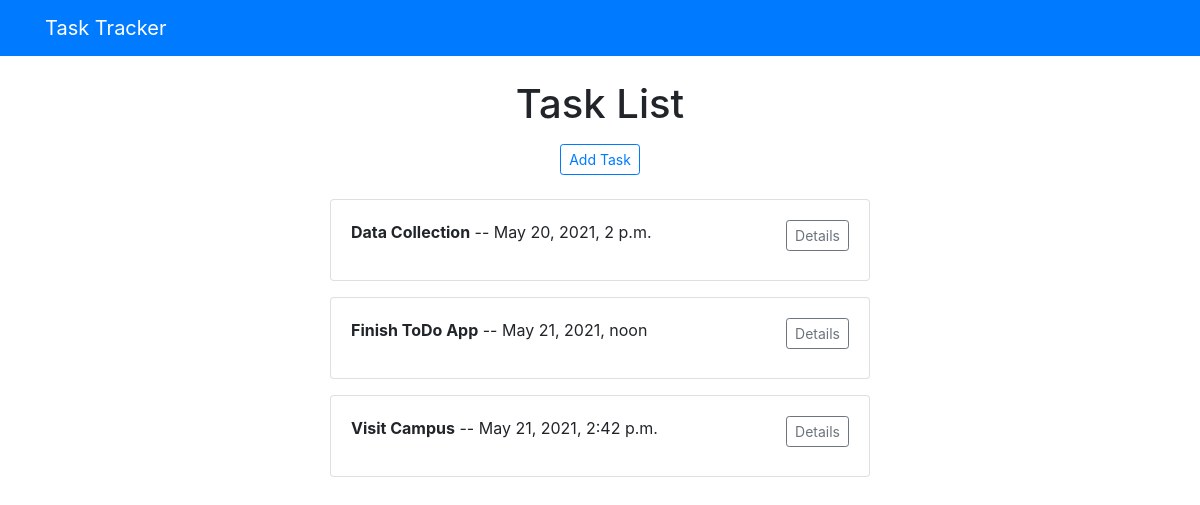
The app's page /, older data.
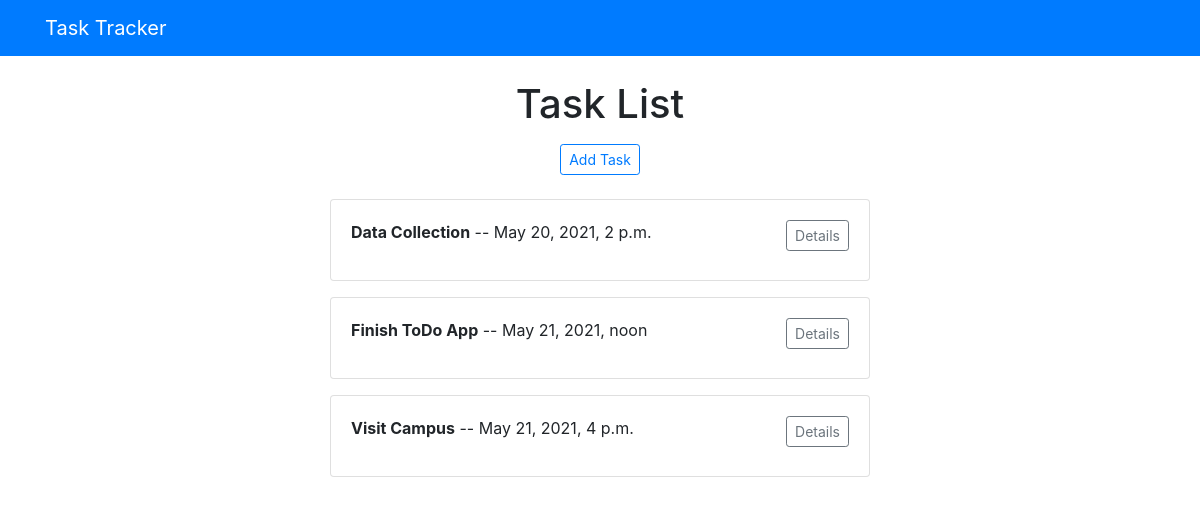
The same page, newer data.
### todos/models.py (models this page shows, shortened)
class Todo(models.Model):
    title = models.CharField('Title', max_length=200)
    text = models.TextField('Description')
    created_at = models.DateTimeField(auto_now_add=True, blank=False)
    todo_time = models.DateTimeField('Assign Time', default=datetime.now, blank=False)

### todos/views.py (the view)
# urls.py: path('', views.index, name='index'),
def index(request):
    todos_list = Todo.objects.all()
    context = {
        'todos': todos_list
    }
    return render(request, 'index.html', context)

### templates/index.html
{% extends 'partials/header.html' %}
{% block content %}
<div class="col-md-12 text-center">
    <h1 class='text-center mb-3'>Task List</h1>
    <a href="/todos/add/" class="btn btn-outline-primary btn-sm">
        Add Task
    </a>
</div>
<br>
{% for todo in todos %}
    <div class='card mb-3'>
        <div class='card-body'>
            <p>
                <strong>{{todo.title}}</strong> -- {{todo.todo_time}}
                <a href="/todos/details/{{todo.id}}" class="btn btn-outline-secondary btn-sm float-right">
                    Details
                </a>
            </p>
        </div>
    </div>
{% endfor %}
{% endblock %}

Row changes from the older to the newer data that the page shows:
changed Todo "Visit Campus": todo_time "May 21, 2021, 2:42 p.m." → "May 21, 2021, 4 p.m."
